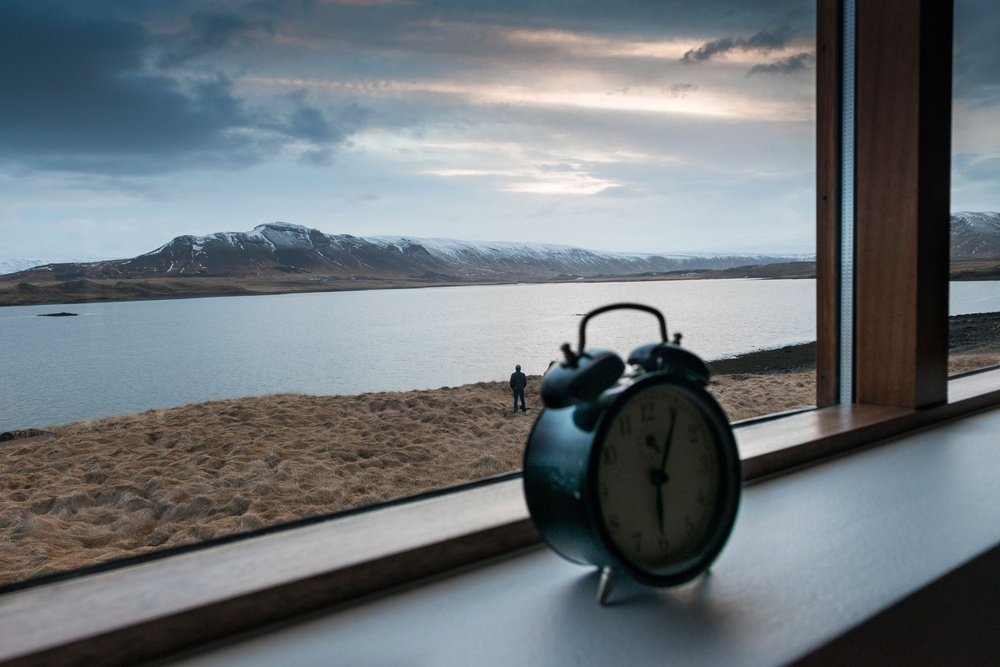
#> input picture 00/a.jpg, 1000 x 667 px, shrunk from 3000 x 2002 before the run
$ python 0.py
#> lines starting #> are read from the running program, lines starting #| are printed output that depends on the picture
#!/usr/bin/env python
# -*- coding: utf-8 -*-
# @Time    : 2017/5/12 19:41
from PIL import ImageDraw
from PIL import Image
from PIL import ImageFont
pic = Image.open('a.jpg')
#> pic is the input picture: PIL image 1000x667 RGB; mean R, G, B 110.1, 117.1, 121.8
location = (40,40)
text = 'a'
# fnt = ImageFont.
draw = ImageDraw.Draw(pic)
font = ImageFont.truetype("arial.ttf", 500)
draw_text = draw.text(xy=location,text=text,fill='red',font=font)
pic.show()
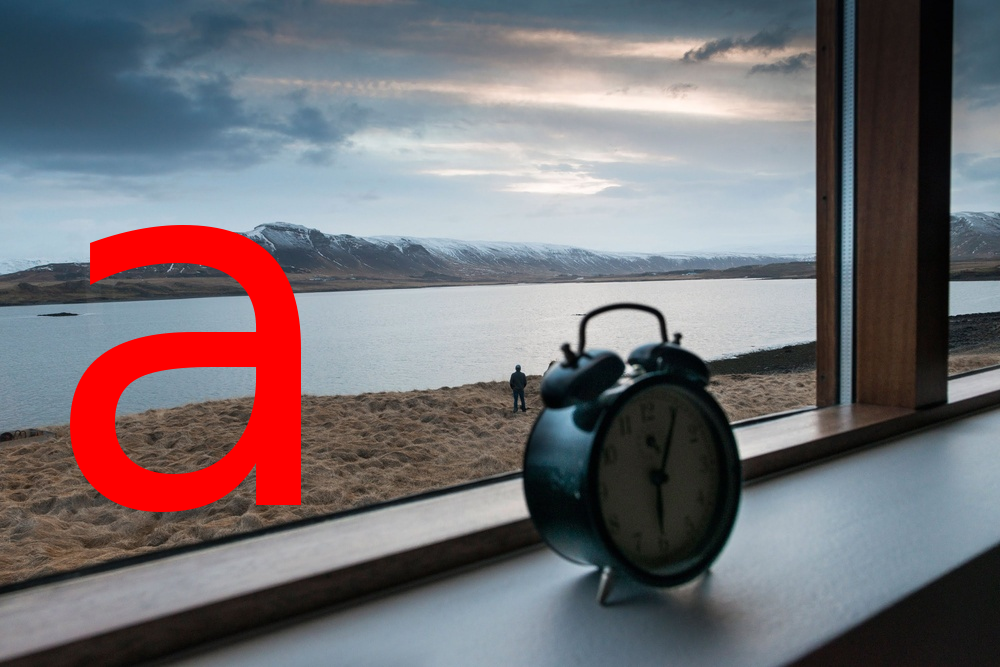
#> shown: PIL image 1000x667 RGB; mean R, G, B 117.3, 111.1, 115.6
pic.save('b.jpg')
# draw.show()
# draw.save('b.jpg')
